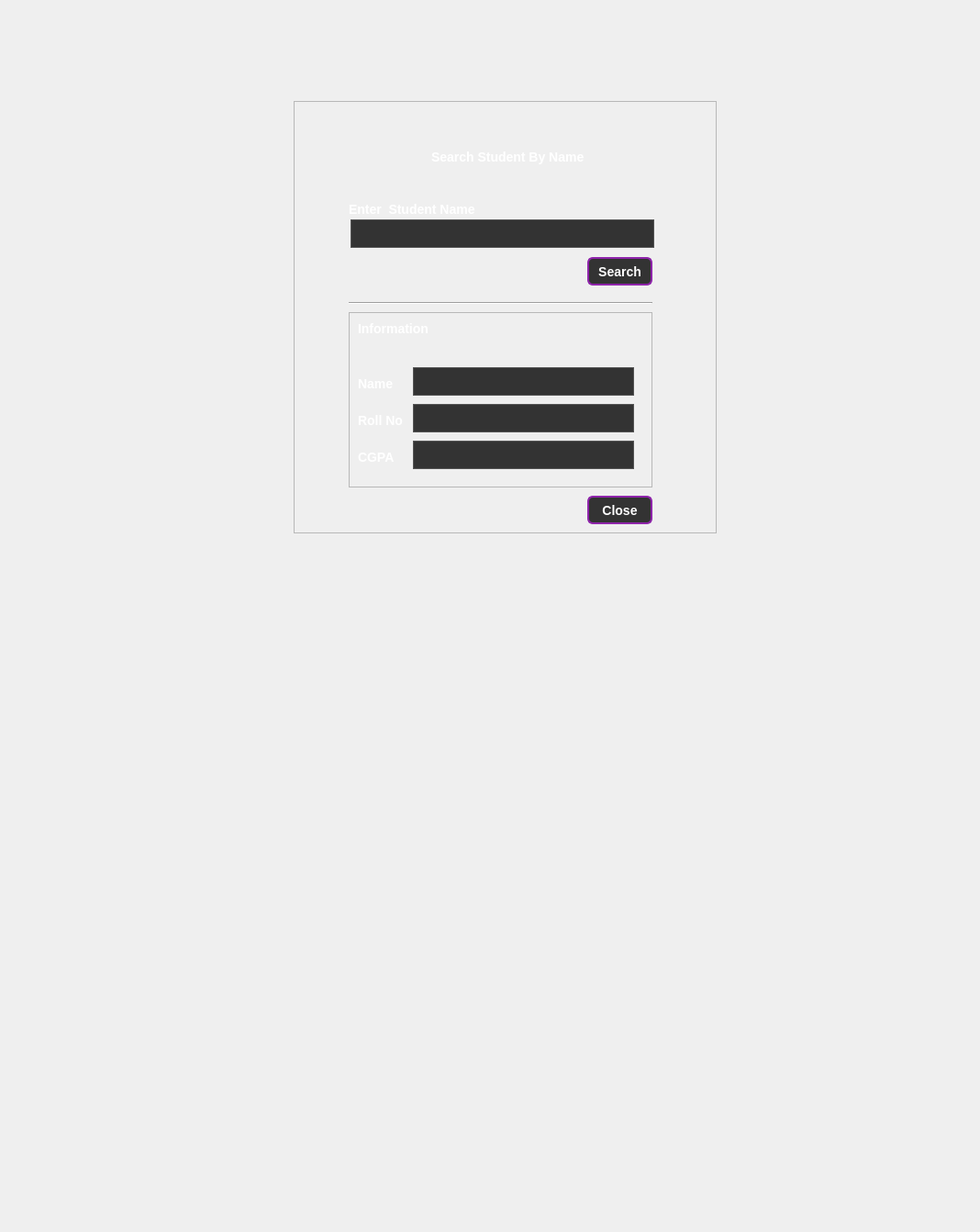
<?xml version="1.0" encoding="UTF-8"?>
<ui version="4.0">
 <class>SearchByNameDialog</class>
 <widget class="QDialog" name="SearchByNameDialog">
  <property name="geometry">
   <rect>
    <x>0</x>
    <y>0</y>
    <width>1068</width>
    <height>1342</height>
   </rect>
  </property>
  <property name="windowTitle">
   <string>Dialog</string>
  </property>
  <property name="styleSheet">
   <string notr="true">QWidget {
    color: white;
    font-weight: bold;
    font-size: 14px;
}

QLineEdit {
    background-color: #333333;
    color: white;
    font-weight: bold;
    border: 1px solid #555555;
    padding: 5px;
}

QLineEdit:readOnly {
    background-color: #222222; 
    color: white; 
    border: 1px solid #444444;
}


QPushButton {
    background-color: #333333;
    color: white;
    border: 2px solid #8e24aa;
    border-radius: 6px;
    padding: 6px;
    font-weight: bold;
}</string>
  </property>
  <widget class="QFrame" name="frame">
   <property name="geometry">
    <rect>
     <x>320</x>
     <y>110</y>
     <width>461</width>
     <height>471</height>
    </rect>
   </property>
   <property name="frameShape">
    <enum>QFrame::Shape::StyledPanel</enum>
   </property>
   <property name="frameShadow">
    <enum>QFrame::Shadow::Raised</enum>
   </property>
   <widget class="QLabel" name="label">
    <property name="geometry">
     <rect>
      <x>150</x>
      <y>40</y>
      <width>311</width>
      <height>41</height>
     </rect>
    </property>
    <property name="font">
     <font>
      <pointsize>-1</pointsize>
      <bold>true</bold>
     </font>
    </property>
    <property name="styleSheet">
     <string notr="true">color: rgb(255, 255, 255);</string>
    </property>
    <property name="text">
     <string>Search Student By Name</string>
    </property>
   </widget>
   <widget class="QLabel" name="label_2">
    <property name="geometry">
     <rect>
      <x>60</x>
      <y>110</y>
      <width>181</width>
      <height>16</height>
     </rect>
    </property>
    <property name="font">
     <font>
      <pointsize>-1</pointsize>
      <bold>true</bold>
     </font>
    </property>
    <property name="styleSheet">
     <string notr="true">color:rgb(255, 255, 255)</string>
    </property>
    <property name="text">
     <string>Enter  Student Name</string>
    </property>
   </widget>
   <widget class="Line" name="line">
    <property name="geometry">
     <rect>
      <x>60</x>
      <y>210</y>
      <width>331</width>
      <height>20</height>
     </rect>
    </property>
    <property name="font">
     <font>
      <pointsize>-1</pointsize>
      <bold>true</bold>
     </font>
    </property>
    <property name="orientation">
     <enum>Qt::Orientation::Horizontal</enum>
    </property>
   </widget>
   <widget class="QFrame" name="frame_2">
    <property name="geometry">
     <rect>
      <x>60</x>
      <y>230</y>
      <width>331</width>
      <height>191</height>
     </rect>
    </property>
    <property name="frameShape">
     <enum>QFrame::Shape::StyledPanel</enum>
    </property>
    <property name="frameShadow">
     <enum>QFrame::Shadow::Raised</enum>
    </property>
    <widget class="QLabel" name="label_5">
     <property name="geometry">
      <rect>
       <x>10</x>
       <y>10</y>
       <width>111</width>
       <height>16</height>
      </rect>
     </property>
     <property name="font">
      <font>
       <pointsize>-1</pointsize>
       <bold>true</bold>
      </font>
     </property>
     <property name="styleSheet">
      <string notr="true">color:rgb(255, 255, 255)</string>
     </property>
     <property name="text">
      <string>Information</string>
     </property>
    </widget>
    <widget class="QLabel" name="label_6">
     <property name="geometry">
      <rect>
       <x>10</x>
       <y>70</y>
       <width>111</width>
       <height>16</height>
      </rect>
     </property>
     <property name="font">
      <font>
       <pointsize>-1</pointsize>
       <bold>true</bold>
      </font>
     </property>
     <property name="styleSheet">
      <string notr="true">color:rgb(255, 255, 255)</string>
     </property>
     <property name="text">
      <string>Name</string>
     </property>
    </widget>
    <widget class="QLabel" name="label_7">
     <property name="geometry">
      <rect>
       <x>10</x>
       <y>150</y>
       <width>111</width>
       <height>16</height>
      </rect>
     </property>
     <property name="font">
      <font>
       <pointsize>-1</pointsize>
       <bold>true</bold>
      </font>
     </property>
     <property name="styleSheet">
      <string notr="true">color:rgb(255, 255, 255)</string>
     </property>
     <property name="text">
      <string>CGPA</string>
     </property>
    </widget>
    <widget class="QLabel" name="label_8">
     <property name="geometry">
      <rect>
       <x>10</x>
       <y>110</y>
       <width>111</width>
       <height>16</height>
      </rect>
     </property>
     <property name="font">
      <font>
       <pointsize>-1</pointsize>
       <bold>true</bold>
      </font>
     </property>
     <property name="styleSheet">
      <string notr="true">color:rgb(255, 255, 255)</string>
     </property>
     <property name="text">
      <string>Roll No</string>
     </property>
    </widget>
    <widget class="QLineEdit" name="lineEdit_Name">
     <property name="geometry">
      <rect>
       <x>70</x>
       <y>60</y>
       <width>241</width>
       <height>31</height>
      </rect>
     </property>
     <property name="readOnly">
      <bool>true</bool>
     </property>
    </widget>
    <widget class="QLineEdit" name="lineEdit_CGPA">
     <property name="geometry">
      <rect>
       <x>70</x>
       <y>140</y>
       <width>241</width>
       <height>31</height>
      </rect>
     </property>
     <property name="readOnly">
      <bool>true</bool>
     </property>
    </widget>
    <widget class="QLineEdit" name="lineEdit_Roll">
     <property name="geometry">
      <rect>
       <x>70</x>
       <y>100</y>
       <width>241</width>
       <height>31</height>
      </rect>
     </property>
     <property name="readOnly">
      <bool>true</bool>
     </property>
    </widget>
   </widget>
   <widget class="QPushButton" name="pushButton_2">
    <property name="geometry">
     <rect>
      <x>320</x>
      <y>430</y>
      <width>71</width>
      <height>31</height>
     </rect>
    </property>
    <property name="font">
     <font>
      <pointsize>-1</pointsize>
      <bold>true</bold>
     </font>
    </property>
    <property name="styleSheet">
     <string notr="true">color: rgb(255, 255, 255);</string>
    </property>
    <property name="text">
     <string>Close</string>
    </property>
   </widget>
   <widget class="QPushButton" name="pushButton">
    <property name="geometry">
     <rect>
      <x>320</x>
      <y>170</y>
      <width>71</width>
      <height>31</height>
     </rect>
    </property>
    <property name="font">
     <font>
      <pointsize>-1</pointsize>
      <bold>true</bold>
     </font>
    </property>
    <property name="styleSheet">
     <string notr="true">color: rgb(255, 255, 255);</string>
    </property>
    <property name="text">
     <string>Search</string>
    </property>
   </widget>
   <widget class="QLineEdit" name="lineEdit">
    <property name="geometry">
     <rect>
      <x>62</x>
      <y>129</y>
      <width>331</width>
      <height>31</height>
     </rect>
    </property>
   </widget>
  </widget>
 </widget>
 <resources/>
 <connections/>
</ui>
